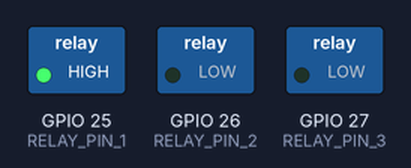
Simulated run of this sketch. Board: ESP32. Parts: switched loads named in the sketch (green lamp = pin HIGH).

Above: at 0.5 s.
At 3.0 s:
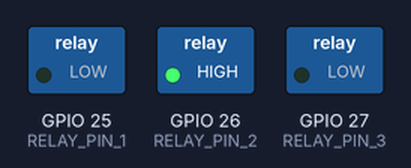
At 7.5 s:
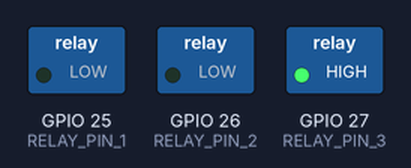
At 10.5 s:
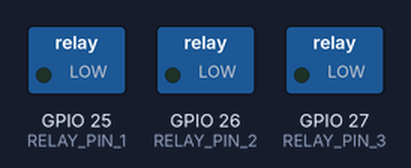
Timing chart, 0 to 15.6 s (numbered marks = the images above):
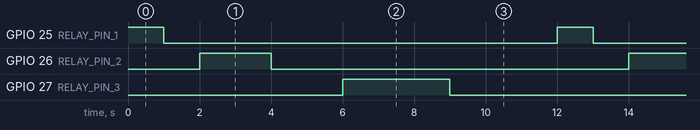

Measured:
- by itself, GPIO 25 (RELAY_PIN_1): alternates HIGH for 1.0 s and LOW for 11.0 s
- by itself, GPIO 26 (RELAY_PIN_2): alternates HIGH for 2.0 s and LOW for 10.0 s
- by itself, GPIO 27 (RELAY_PIN_3): alternates HIGH for 3.0 s and LOW for 9.0 s

The sketch:

Relay_x3.ino
```cpp
#define RELAY_PIN_1 25
#define RELAY_PIN_2 26
#define RELAY_PIN_3 27 //GPIO 27

void setup() {
  pinMode(RELAY_PIN_1, OUTPUT);
  pinMode(RELAY_PIN_2, OUTPUT);
  pinMode(RELAY_PIN_3, OUTPUT);
}

void loop() {
  digitalWrite(RELAY_PIN_1, HIGH);
  delay(1000);
  digitalWrite(RELAY_PIN_1, LOW);
  delay(1000);
  digitalWrite(RELAY_PIN_2, HIGH);
  delay(2000);
  digitalWrite(RELAY_PIN_2, LOW);
  delay(2000);
  digitalWrite(RELAY_PIN_3, HIGH);
  delay(3000);
  digitalWrite(RELAY_PIN_3, LOW);
  delay(3000);
}
```
